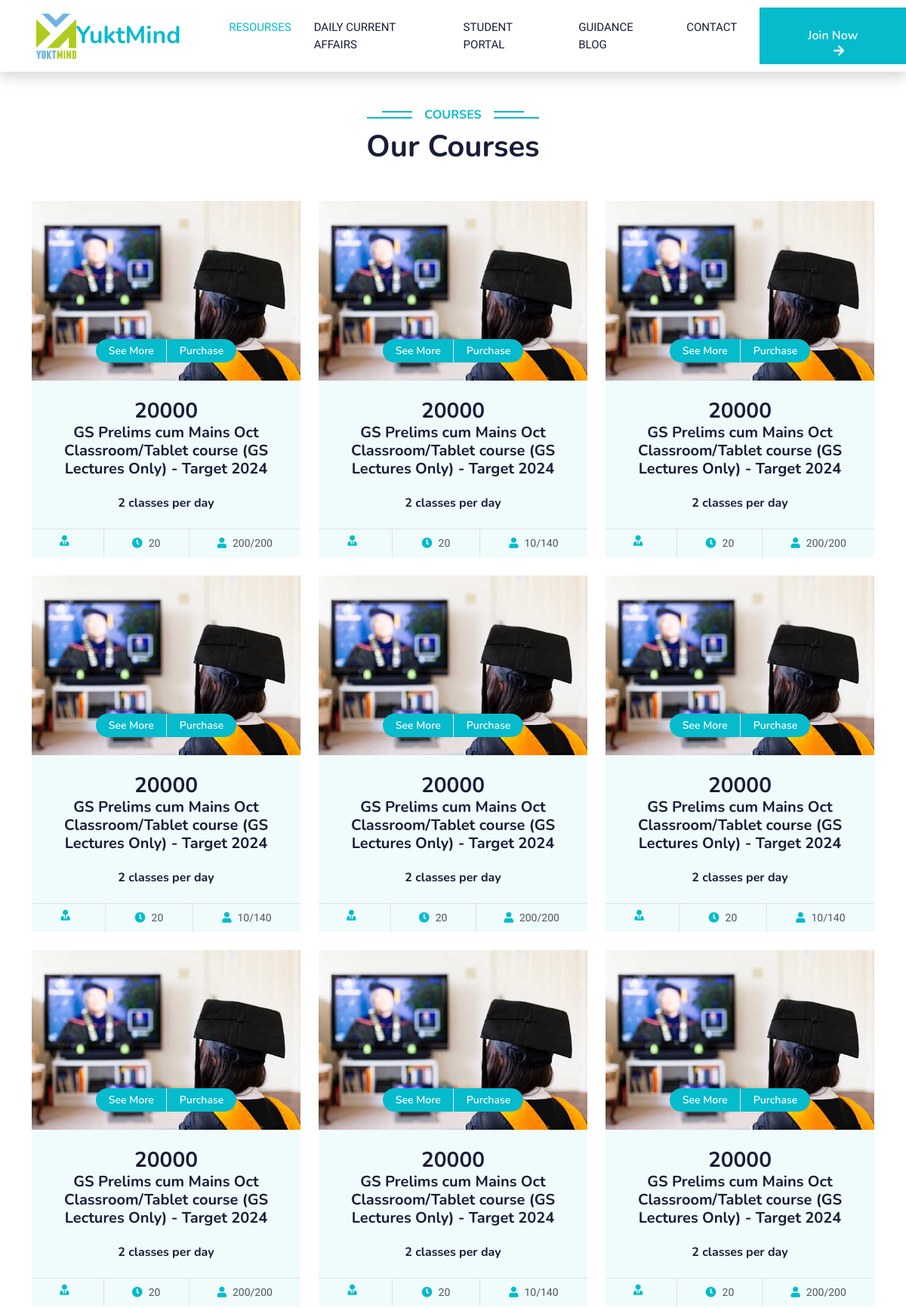
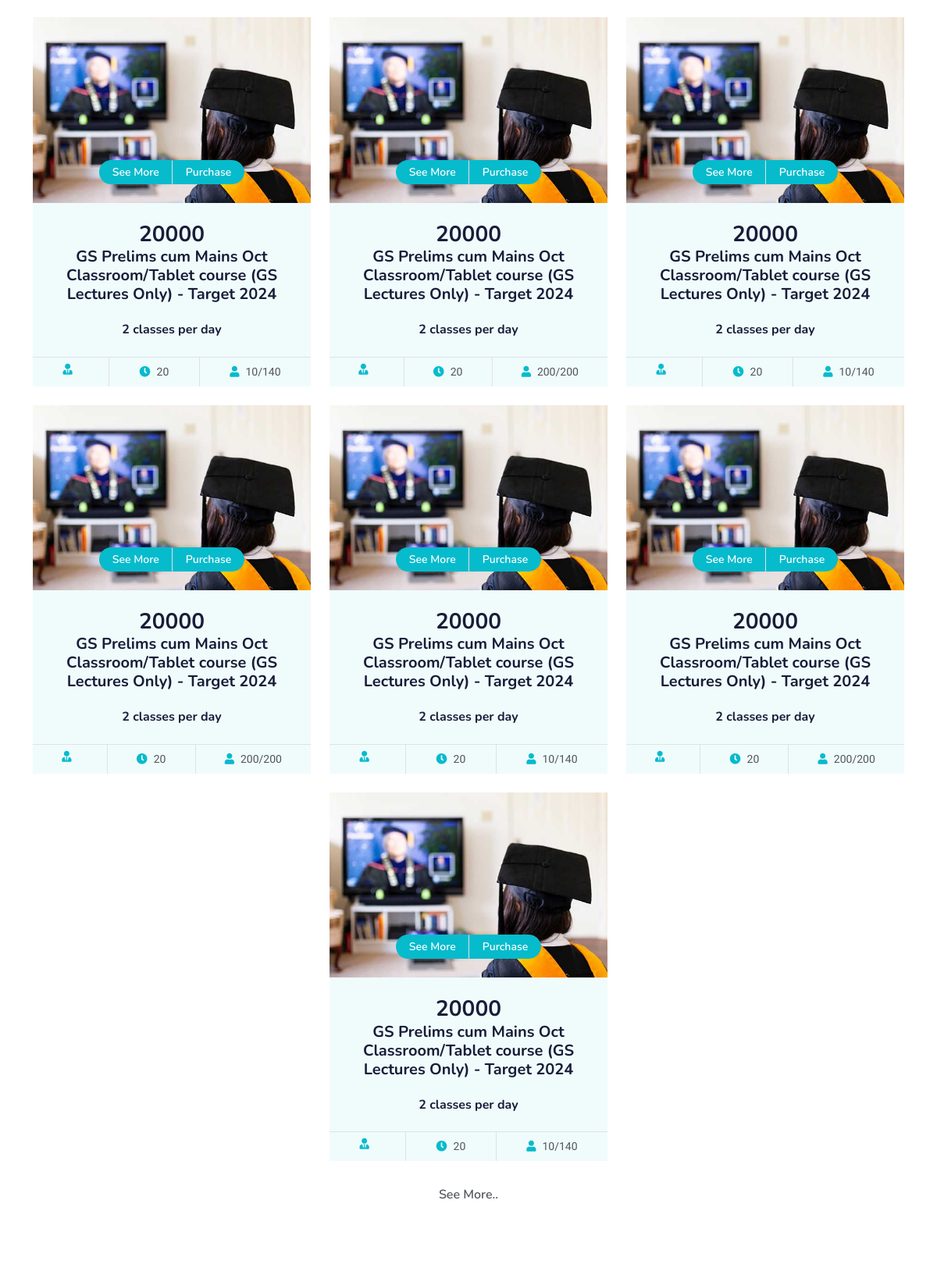
/course/ (signed in, upper part), run on the app's committed database (2 pictures, top to bottom).
### course/models.py (models this page shows)
class coursedetails(models.Model):
    c_id =models.CharField(max_length=6,null=True,blank=True)
    c_summary =models.CharField(max_length=20000,null=True,blank=True)
    c_name=models.CharField(max_length=200,null=True,blank=True)
    c_start_dt=models.CharField(max_length=10,null=True,blank=True)
    c_end_dt=models.CharField(max_length=10,null=True,blank=True)
    c_fees=models.CharField(max_length=10,null=True,blank=True)
    c_hours=models.CharField(max_length=10,null=True,blank=True)
    c_class_detail=models.CharField(max_length=10,null=True,blank=True)
    c_views=models.CharField(max_length=10,null=True,blank=True)
    c_likes=models.CharField(max_length=10,null=True,blank=True)
    c_total_seats=models.CharField(max_length=10,null=True,blank=True)
    c_available_seats=models.CharField(max_length=10,null=True,blank=True)
    c_category=models.CharField(max_length=20,null=True,blank=True)

### course/views.py (the view)
# urls.py: path('', views.coursehome,name="coursehome"),
@login_required(login_url="signin")
def coursehome(request):
    courses=coursedetails.objects.filter()
    context ={
        'returncourse': courses
    }
    return render(request,"course/index.html",context)

### templates/course/index.html (shortened to what this page needs)
{% load static %}
{% load embed_video_tags %}
<html lang="en">
<head>
    <link href="https://cdnjs.cloudflare.com/ajax/libs/font-awesome/5.10.0/css/all.min.css" rel="stylesheet">
    <link href="https://cdn.jsdelivr.net/npm/bootstrap-icons@1.4.1/font/bootstrap-icons.css" rel="stylesheet">
    <link href={% static 'lib/animate/animate.min.css' %} rel="stylesheet">
    <link href={% static 'lib/owlcarousel/assets/owl.carousel.min.css' %} rel="stylesheet">
    <link href={% static 'css/bootstrap.min.css' %} rel="stylesheet">
    <link href={% static 'css/style.css' %} rel="stylesheet">
</head>
<body>
    <nav class="navbar navbar-expand-lg bg-white navbar-light shadow sticky-top p-0">
        <a href="index.html" class="navbar-brand d-flex align-items-center px-4 px-lg-5">
            <img src={% static 'img/logo.png' %} style="height:60px;">
            <h2 class="m-0 text-primary"></i>YuktMind</h2>
        </a>
        <div class="collapse navbar-collapse" id="navbarCollapse">
            <div class="navbar-nav ms-auto p-4 p-lg-0">
                <a href="index.html" class="nav-item nav-link active">Resourses</a>
                <a href="about.html" class="nav-item nav-link">Daily Current Affairs</a>
                <a href="courses.html" class="nav-item nav-link">Student Portal</a>
                <a href="courses.html" class="nav-item nav-link">Guidance Blog</a>
                <a href="contact.html" class="nav-item nav-link">Contact</a>
            </div>
            <a href="" class="btn btn-primary py-4 px-lg-5 d-none d-lg-block">Join Now<i class="fa fa-arrow-right ms-3"></i></a>
        </div>
    </nav>
<div class="container-xxl py-5">
    <div class="container">
        <div class="text-center wow fadeInUp" data-wow-delay="0.1s">
            <h6 class="section-title bg-white text-center text-primary px-3">Courses</h6>
            <h1 class="mb-5">Our Courses</h1>
        </div>
        <div class="row g-4 justify-content-center  wow fadeInUp" data-wow-delay="0.1s">
          {% for course in returncourse %}
          <div class="col-lg-4 col-md-6 wow fadeInUp" data-wow-delay="0.1s">
              <div class="course-item bg-light">
                  <div class="position-relative overflow-hidden">
                      <img class="img-fluid" src={% static 'img/course-1.jpg' %} alt="">
                      <div class="w-100 d-flex justify-content-center position-absolute bottom-0 start-0 mb-4">
                          <a href="#" class="flex-shrink-0 btn btn-sm btn-primary px-3 border-end" style="border-radius: 30px 0 0 30px;">See More</a>
                          <a href="#" class="flex-shrink-0 btn btn-sm btn-primary px-3" style="border-radius: 0 30px 30px 0;">Purchase</a>
                      </div>
                  </div>
                  <div class="text-center p-4 pb-0">
                      <h3 class="mb-0">{{course.c_fees}}</h3>
                      <h5 class="mb-4">{{course.c_name}}</h5>
                      <h6 class="mb-4">{{course.c_class_detail}}</h6>
                  </div>
                  <div class="d-flex border-top">
                      <small class="flex-fill text-center border-end py-2"><i class="fa fa-user-tie text-primary me-2"></i>{{course.c_start_dt|date:"M d, Y"}}</small>
                      <small class="flex-fill text-center border-end py-2"><i class="fa fa-clock text-primary me-2"></i>{{course.c_hours}}</small>
                      <small class="flex-fill text-center py-2"><i class="fa fa-user text-primary me-2"></i>{{course.c_available_seats}}/{{course.c_total_seats}}</small>
                  </div>
              </div>
          </div>
          {%endfor%}
          <a href="/course"  class="btn wow fadeInUp" data-wow-delay="0.1s"">See More..</a>
        </div>
    </div>
</div>
</body>
</html>

### static/css/style.css (style rules this page uses)
:root { --primary: #06BBCC; --light: #F0FBFC; --dark: #181d38; }
.btn { font-family: 'Nunito', sans-serif; font-weight: 600; transition: .5s; }
.btn.btn-primary, .btn.btn-secondary { color: #FFFFFF; }
.navbar-light .navbar-nav .nav-link { margin-right: 30px; padding: 25px 0; color: #FFFFFF; font-size: 15px; text-transform: uppercase; outline: none; }
.navbar-light .navbar-nav .nav-link:hover, .navbar-light .navbar-nav .nav-link.active { color: var(--primary); }
.navbar-light .navbar-brand, .navbar-light a.btn { height: 75px; }
.navbar-light .navbar-nav .nav-link { color: var(--dark); font-weight: 500; }
.navbar-light.sticky-top { top: -100px; transition: .5s; }
.section-title { position: relative; display: inline-block; text-transform: uppercase; }
.section-title::before { position: absolute; content: ""; width: calc(100% + 80px); height: 2px; top: 4px; left: -40px; background: var(--primary); z-index: -1; }
.section-title::after { position: absolute; content: ""; width: calc(100% + 120px); height: 2px; bottom: 5px; left: -60px; background: var(--primary); z-index: -1; }
.category img, .course-item img { transition: .5s; }

### data on the page
coursedetails: c_fees "20000", c_name "GS Prelims cum Mains Oct Classroom/Tablet course (GS Lectures Only) - Target 2024", c_class_detail "2 classes per day", c_hours "20", c_available_seats "200", c_total_seats "200"
coursedetails: c_fees "20000", c_name "GS Prelims cum Mains Oct Classroom/Tablet course (GS Lectures Only) - Target 2024", c_class_detail "2 classes per day", c_hours "20", c_available_seats "10", c_total_seats "140"
coursedetails: c_fees "20000", c_name "GS Prelims cum Mains Oct Classroom/Tablet course (GS Lectures Only) - Target 2024", c_class_detail "2 classes per day", c_hours "20", c_available_seats "200", c_total_seats "200"
coursedetails: c_fees "20000", c_name "GS Prelims cum Mains Oct Classroom/Tablet course (GS Lectures Only) - Target 2024", c_class_detail "2 classes per day", c_hours "20", c_available_seats "10", c_total_seats "140"
coursedetails: c_fees "20000", c_name "GS Prelims cum Mains Oct Classroom/Tablet course (GS Lectures Only) - Target 2024", c_class_detail "2 classes per day", c_hours "20", c_available_seats "200", c_total_seats "200"
coursedetails: c_fees "20000", c_name "GS Prelims cum Mains Oct Classroom/Tablet course (GS Lectures Only) - Target 2024", c_class_detail "2 classes per day", c_hours "20", c_available_seats "10", c_total_seats "140"
coursedetails: c_fees "20000", c_name "GS Prelims cum Mains Oct Classroom/Tablet course (GS Lectures Only) - Target 2024", c_class_detail "2 classes per day", c_hours "20", c_available_seats "200", c_total_seats "200"
coursedetails: c_fees "20000", c_name "GS Prelims cum Mains Oct Classroom/Tablet course (GS Lectures Only) - Target 2024", c_class_detail "2 classes per day", c_hours "20", c_available_seats "10", c_total_seats "140"
coursedetails: c_fees "20000", c_name "GS Prelims cum Mains Oct Classroom/Tablet course (GS Lectures Only) - Target 2024", c_class_detail "2 classes per day", c_hours "20", c_available_seats "200", c_total_seats "200"
coursedetails: c_fees "20000", c_name "GS Prelims cum Mains Oct Classroom/Tablet course (GS Lectures Only) - Target 2024", c_class_detail "2 classes per day", c_hours "20", c_available_seats "10", c_total_seats "140"
coursedetails: c_fees "20000", c_name "GS Prelims cum Mains Oct Classroom/Tablet course (GS Lectures Only) - Target 2024", c_class_detail "2 classes per day", c_hours "20", c_available_seats "200", c_total_seats "200"
coursedetails: c_fees "20000", c_name "GS Prelims cum Mains Oct Classroom/Tablet course (GS Lectures Only) - Target 2024", c_class_detail "2 classes per day", c_hours "20", c_available_seats "10", c_total_seats "140"
coursedetails: c_fees "20000", c_name "GS Prelims cum Mains Oct Classroom/Tablet course (GS Lectures Only) - Target 2024", c_class_detail "2 classes per day", c_hours "20", c_available_seats "200", c_total_seats "200"
coursedetails: c_fees "20000", c_name "GS Prelims cum Mains Oct Classroom/Tablet course (GS Lectures Only) - Target 2024", c_class_detail "2 classes per day", c_hours "20", c_available_seats "10", c_total_seats "140"
coursedetails: c_fees "20000", c_name "GS Prelims cum Mains Oct Classroom/Tablet course (GS Lectures Only) - Target 2024", c_class_detail "2 classes per day", c_hours "20", c_available_seats "200", c_total_seats "200"
coursedetails: c_fees "20000", c_name "GS Prelims cum Mains Oct Classroom/Tablet course (GS Lectures Only) - Target 2024", c_class_detail "2 classes per day", c_hours "20", c_available_seats "10", c_total_seats "140"
